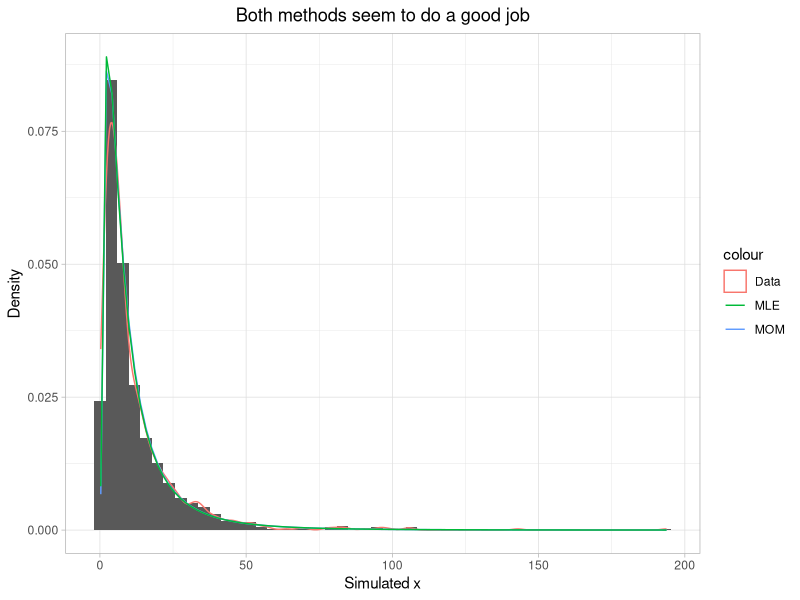

Recreate this plot in R.
# HW9: Log normal distribution
#
# In this exercise, we will study Log Normal distribution. 
# A log-normal distribution is a continuous probability distribution 
# of a random variable whose logarithm is normally distributed. 
# Thus, if the random variable X is log-normally distributed, 
# then Y = ln(X) has a normal distribution.
# Source: https://en.wikipedia.org/wiki/Log-normal_distribution
#
# 1. Set the random seed to zero and save the random seed vector to `seed`. 
#    (hint: use the command `seed <- .Random.seed`).
#    Generate 1000 samples from a log-normal distribution
#    with parameters `meanlog = 2`, `sdlog = 1`, add with random
#    noise from a normal distribution with mean 0 and standard deviation 0.05.
#    To do this, you should use:
#      - `set.seed()` to set random seed
#      - `rlnorm()` to generate random variables from log-normal distribution
#      - `rnorm()` to generate random variables from normal distribution
#    Save the generated vector into `x`.
## Do not modify this line!
set.seed(0)
seed<-.Random.seed
x<-rlnorm(1000,meanlog=2,sdlog=1)+rnorm(1000,0,0.05)


# 2. Now we want to estimate the parameters from these simulated points.
#    Let's create a function `mom_lnorm` that takes an input `par`, a
#    vector of length 2, representing respectively `meanlog` and `sdlog` 
#    in the log-normal distribution. 
#    The function will output a vector of length 2, representing respectively 
#    the expectation and variance of the log-normal distribution.
#    Note: `expectation = exp(meanlog + 0.5 * sdlog^2)`,
#          `variance = exp(2 * meanlog + sdlog^2) * (exp(sdlog^2) - 1)`.
#    Example: `mom_lnorm(c(1, 1))` would return `[1]  4.481689 34.512613`.
#    Then create a function factory `obj_lnorm_factory` that takes an input `x`
#    representing the data, and return a function which takes an input `par` as
#    parameter and returns the sum of squared error between the 
#    true mean and variance of `x` and the log-normal distribution
#    specified by `par`.
#    Example: `obj_lnorm_factory(c(0, 1))(c(1, 1))` would return `[1] 1172.712`.
## Do not modify this line!
mom_lnorm<-function(par){
  expectation<-exp(par[1]+0.5*par[2]^2)
  variance<-exp(2*par[1]+par[2]^2)*(exp(par[2]^2)-1)
  return(c(expectation,variance))
}
mom_lnorm(c(1, 1))

obj_lnorm_factory<-function(x){
  function(par){
    Ex<-mean(x)
    Varx<-var(x)
    mom_E<-mom_lnorm(par)[1]
    mom_V<-mom_lnorm(par)[2]
    wxl<-(Ex-mom_E)^2+(Varx-mom_V)^2
    return(wxl)
  }
}
obj_lnorm_factory(c(0, 1))(c(1, 1))


# 3. (1) Create a function `par_lnorm` to estimate the parameters (the 
#    moments of the distribution) from the data.
#    Goal: estimate the parameters that minimize the squared difference
#    between the true and estimated moments with a confidence interval.
#    Input: `x`, representing the data.
#    Output: # A tibble: 2 x 5
#              parameter value     se lower upper
#              <chr>     <dbl>  <dbl> <dbl> <dbl>
#            1 mu_mom      ...    ...   ...   ...
#            2 sd_mom      ...    ...   ...   ...
#    where
#    `mu_mom` is the estimate for `meanlog`.
#    `sd_mom` is the estimate for `sdlog`.
#    `se` is the standard error of the estimate.
#    `lower` and `upper` are the lower and upper bound
#    of the 95% confidence interval.
#    You can use:
#    - `optim()` to compute the optimal value.
#      - Set startpoint as `c(1, 1)`.
#      - Set `fn` to `obj_lnorm_factory(x)`.
#      - Set `hessian` to `TRUE`.
#    - `solve()` to compute the inverse of hessian matrix.
#    - `sqrt()` and `diag()` to compute the standard error.
#    - `tibble()` to create a tibble.
#    (2) Use `par_lnorm` with the data `x` simulated in question 1 to estimate 
#    the moments. Save the tibble to `result_mom`.
#    Save the estimate of `meanlog` to scalar `mu_mom`.
#    Save the estimate of `sdlog` to scalar `sd_mom`.
## Do not modify this line!
library(tidyverse)
par_lnorm<-function(x){
  wxl<-optim(c(1,1),obj_lnorm_factory(x),hessian=TRUE)
  se<-sqrt(diag(solve(wxl$hessian)))
  frozen<-tibble(parameter=c('mu_mom','sd_mom'),
                 value=wxl$par,se=se,lower=wxl$par-1.96*se,upper=wxl$par+1.96*se)
  return(frozen)
}
result_mom<-par_lnorm(x)
mu_mom<-result_mom$value[1]
sd_mom<-result_mom$value[2]

# 4. After using the method of moments, let's try maximum likelihood estimators.
#    Create a function `nll_lnorm` to calculate the negative log-likelihood
#    of our data under the parameters. The function will take two inputs `par`,
#    a vector of length two representing the moments, and `x`, the data. 
#    It returns the negative loglikelihood.
#    To do this, you can use:
#      - `dlnorm()` to calculate the likelihood
#      - specify `log = TRUE` to calculate the loglikelihood.
#    Then use your `nll_lnorm()` and `optim()` to estimate the parameters
#    (i.e. minimize the negative loglikelihood). Choose your startpoint to be `c(1, 1)`.
#    Save your estimated parameter `meanlog` into `mu_mle` and `sdlog` into `sd_mle`.
## Do not modify this line!
nll_lnorm<-function(par,x){
  -sum(dlnorm(x,par[1],par[2],log=TRUE))
}
nll_lnorm(c(1,1),x)
lzl<-optim(c(1,1),partial(nll_lnorm,x=x))$par
mu_mle<-lzl[1]
sd_mle<-lzl[2]
# 5. Compare the result of MOM and MLE by ploting the estimated density curves
#    together on the same plot.
#    You should first load `ggplot2` and then add a histogram and the estimated
#    density of the original `x`, then add the two estimated density curves.
#    To do this, you can use:
#      - `as.data.frame()` to tranform `x` into a dataframe.
#      - `ggplot()` to initialize a ggplot object.
#        Set `aes(x = x)`.
#      - `geom_histogram()` to add an histogram with density scale.
#        - set `y` to `..density..` in the aesthetics and specify `bins=50`.
#      - `geom_density()` to add the density curve.
#        - specify `color = "Data"`.
#      - `stat_function` to add the two curves for MOM and MLE.
#        - specify `color = "MOM"` and `color = "MLE"` for each curve.
#      - `labs()` to format the labels such that:
#        - `title = "Both methods seem to do a good job"`.
#        - `x = "Simulated x"`.
#        - `y = "Density"`.
#      - `theme_light()` to change the theme of plots.
#      - `theme()` to change the title and subtitle to the middle of the plot.
#        - Set its argument `plot.title` using `element_text(hjust = 0.5)`.
#    Save your figure into `compare_plot`.
#    
## Do not modify this line!
library(ggplot2)
x=as.data.frame(x)
compare_plot<-ggplot(x,aes(x = x))+
  geom_histogram(aes(y=..density..),bins=50)+
  geom_density(aes(color="Data"))+
  stat_function(fun=partial(dlnorm,meanlog=mu_mom,sdlog=sd_mom),aes(color="MOM"))+
  stat_function(fun=partial(dlnorm,meanlog=mu_mle,sdlog=sd_mle),aes(color="MLE"))+
  labs(title = "Both methods seem to do a good job",
       x = "Simulated x",y = "Density")+
  theme_light()+
  theme(plot.title=element_text(hjust = 0.5))


